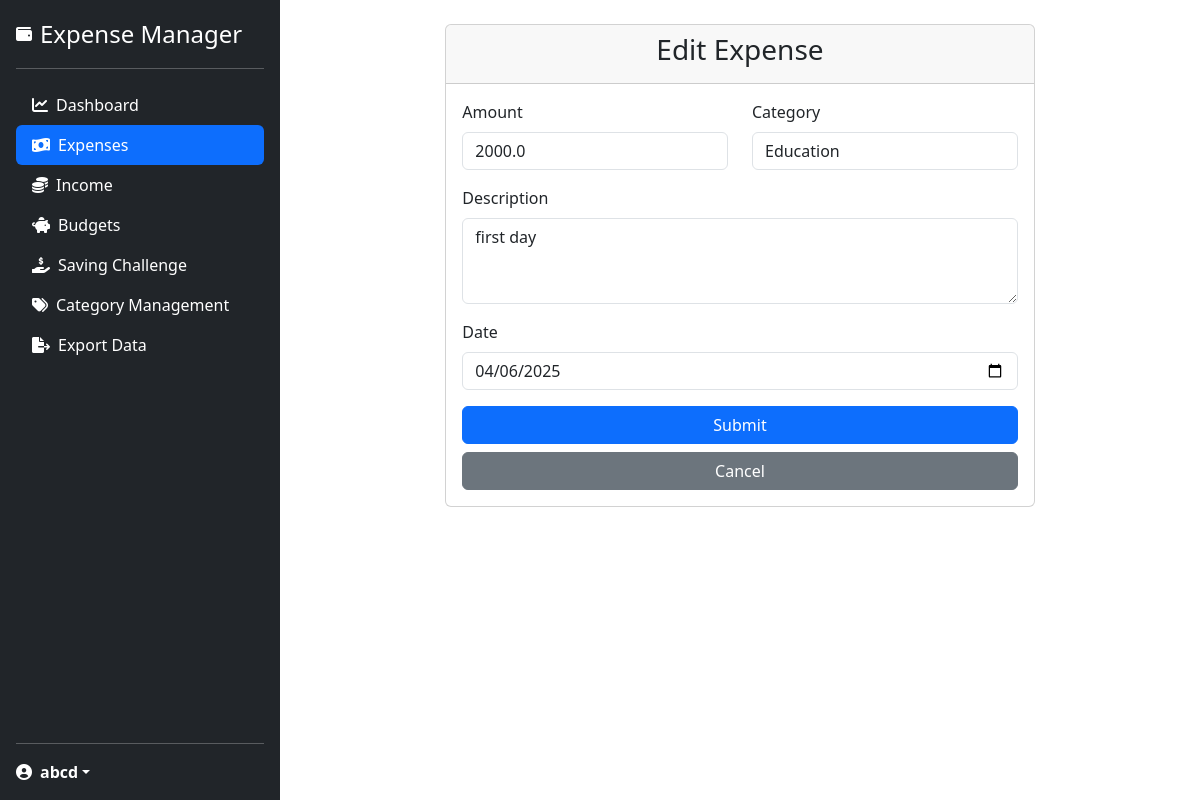
/expense/expenses/edit/2 (signed in), run on the app's committed database.
### models.py (models this page shows, shortened)
class User(UserMixin, db.Model):
    id = db.Column(db.Integer, primary_key=True)
    username = db.Column(db.String(80), unique=True, nullable=False)
    email = db.Column(db.String(120), unique=True, nullable=False)
    password_hash = db.Column(db.String(128))
    expenses = db.relationship('Expense', backref='user', lazy=True)
    expense_categories = db.relationship('ExpenseCategory', backref='user', lazy=True)
    incomes = db.relationship('Income', backref='user', lazy=True)
    budgets = db.relationship('Budget', backref='user', lazy=True)
    savings_challenges = db.relationship('SavingsChallenge', backref='user', lazy=True)
    recurring_expenses = db.relationship('RecurringExpense', backref='user', lazy=True)
    expense_streaks = db.relationship('ExpenseStreak', backref='user', lazy=True)

class Expense(db.Model):
    id = db.Column(db.Integer, primary_key=True)
    amount = db.Column(db.Float, nullable=False)
    category_id = db.Column(db.Integer, db.ForeignKey('expense_category.id'), nullable=False)
    description = db.Column(db.String(200))
    date = db.Column(db.DateTime, nullable=False, default=datetime.utcnow)
    user_id = db.Column(db.Integer, db.ForeignKey('user.id'), nullable=False)

### expenses.py (the view, shortened to what this page needs)
@expenses.route('/expenses/edit/<int:id>', methods=['GET', 'POST'])
@login_required
def edit_expense(id):
    expense = Expense.query.get_or_404(id)
    if expense.user_id != current_user.id:
        flash('You do not have permission to edit this expense.', 'danger')
        return redirect(url_for('expenses.list_expenses'))
    form = ExpenseForm(obj=expense)
    form.category_id.data = expense.category_id
    return render_template('expenses/form.html', form=form, title='Edit Expense')

### expenses.py
class ExpenseForm(FlaskForm):
    amount = FloatField('Amount', validators=[DataRequired()])
    category_id = SelectField('Category', coerce=int, validators=[DataRequired()])
    description = TextAreaField('Description', validators=[Length(max=200)])
    date = DateField('Date', validators=[DataRequired()], default=datetime.utcnow)
    submit = SubmitField('Submit')
    def __init__(self, *args, **kwargs):
        super(ExpenseForm, self).__init__(*args, **kwargs)
        self.category_id.choices = [(c.id, c.name) for c in ExpenseCategory.query.filter_by(user_id=current_user.id).all()]

### app.py (called while the page is built)
@login_manager.user_loader
def load_user(user_id):
    return User.query.get(int(user_id))

### templates/expenses/form.html (shortened to what this page needs)
{% extends "base.html" %}
{% block content %}
<div class="row justify-content-center">
    <div class="col-md-8">
        <div class="card">
            <div class="card-header">
                <h3 class="text-center">{{ title }}</h3>
            </div>
            <div class="card-body">
                <form method="POST">
                    <div class="row">
                        <div class="col-md-6 mb-3">
                            {{ form.amount.label(class="form-label") }}
                            {{ form.amount(class="form-control" + (' is-invalid' if form.amount.errors else ''), placeholder="Enter amount") }}
                        </div>
                        <div class="col-md-6 mb-3">
                            {{ form.category_id.label(class="form-label") }}
                            {{ form.category_id(class="form-control" + (' is-invalid' if form.category_id.errors else '')) }}
                        </div>
                    </div>
                    <div class="mb-3">
                        {{ form.description.label(class="form-label") }}
                        {{ form.description(class="form-control" + (' is-invalid' if form.description.errors else ''), rows="3", placeholder="Enter description") }}
                    </div>
                    <div class="mb-3">
                        {{ form.date.label(class="form-label") }}
                        {{ form.date(class="form-control" + (' is-invalid' if form.date.errors else ''), type="date") }}
                    </div>
                    <div class="d-grid gap-2">
                        {{ form.submit(class="btn btn-primary") }}
                        <a href="{{ url_for('expenses.list_expenses') }}" class="btn btn-secondary">Cancel</a>
                    </div>
                </form>
            </div>
        </div>
    </div>
</div>
{% endblock %}

### templates/base.html (shortened to what this page needs)
<!DOCTYPE html>
<html lang="en">
<head>
    <link href="https://cdn.jsdelivr.net/npm/bootstrap@5.3.0/dist/css/bootstrap.min.css" rel="stylesheet">
    <link href="https://cdnjs.cloudflare.com/ajax/libs/font-awesome/6.0.0/css/all.min.css" rel="stylesheet">
</head>
<body>
    <div class="d-flex">
        {% if current_user.is_authenticated %}
        <div class="d-flex flex-column flex-shrink-0 p-3 text-white bg-dark" style="width: 280px; min-height: 100vh;">
            <a href="{{ url_for('index') }}" class="d-flex align-items-center mb-3 mb-md-0 me-md-auto text-white text-decoration-none">
                <i class="fas fa-wallet me-2"></i>
                <span class="fs-4">Expense Manager</span>
            </a>
            <hr>
            <ul class="nav nav-pills flex-column mb-auto">
                <li class="nav-item">
                    <a href="{{ url_for('dashboard') }}" class="nav-link text-white {{ 'active' if request.endpoint == 'dashboard' }}">
                        <i class="fas fa-chart-line me-2"></i>Dashboard
                    </a>
                </li>
                <li>
                    <a href="{{ url_for('expenses.list_expenses') }}" class="nav-link text-white {{ 'active' if request.endpoint.startswith('expenses.') }}">
                        <i class="fas fa-money-bill-wave me-2"></i>Expenses
                    </a>
                </li>
                <li>
                    <a href="{{ url_for('incomes.list_incomes') }}" class="nav-link text-white {{ 'active' if request.endpoint.startswith('incomes.') }}">
                        <i class="fas fa-coins me-2"></i>Income
                    </a>
                </li>
                <li>
                    <a href="{{ url_for('budgets.list_budgets') }}" class="nav-link text-white {{ 'active' if request.endpoint.startswith('budgets.') }}">
                        <i class="fas fa-piggy-bank me-2"></i>Budgets
                    </a>
                </li>
                <li>
                    <a href="{{ url_for('savings.list_challenges') }}" class="nav-link text-white {{ 'active' if request.endpoint.startswith('savings.') }}">
                        <i class="fas fa-hand-holding-usd me-2"></i>Saving Challenge
                    </a>
                </li>
                <li>
                    <a href="{{ url_for('categories.list_categories') }}" class="nav-link text-white {{ 'active' if request.endpoint.startswith('categories.') }}">
                        <i class="fas fa-tags me-2"></i>Category Management
                    </a>
                </li>
                <li>
                    <a href="{{ url_for('export_data.export_interface') }}" class="nav-link text-white {{ 'active' if request.endpoint.startswith('export_data.') }}">
                        <i class="fas fa-file-export me-2"></i>Export Data
                    </a>
                </li>
            </ul>
            <hr>
            <div class="dropdown">
                <a href="{{ url_for('auth.profile') }}" class="d-flex align-items-center text-white text-decoration-none dropdown-toggle" id="dropdownUser1" data-bs-toggle="dropdown" aria-expanded="false">
                    <i class="fas fa-user-circle me-2"></i>
                    <strong>{{ current_user.username }}</strong>
                </a>
            </div>
        </div>
        {% endif %}
        <div class="flex-grow-1">
            <div class="container py-4">
        {% block content %}{% endblock %}
    </div>
</body>
</html>

### data on the page
User: username "abcd"
Expense: amount "2000.0", category_id "Education", description "first day", date "04/06/2025"

### other printed values
{{ title }} "Edit Expense"
